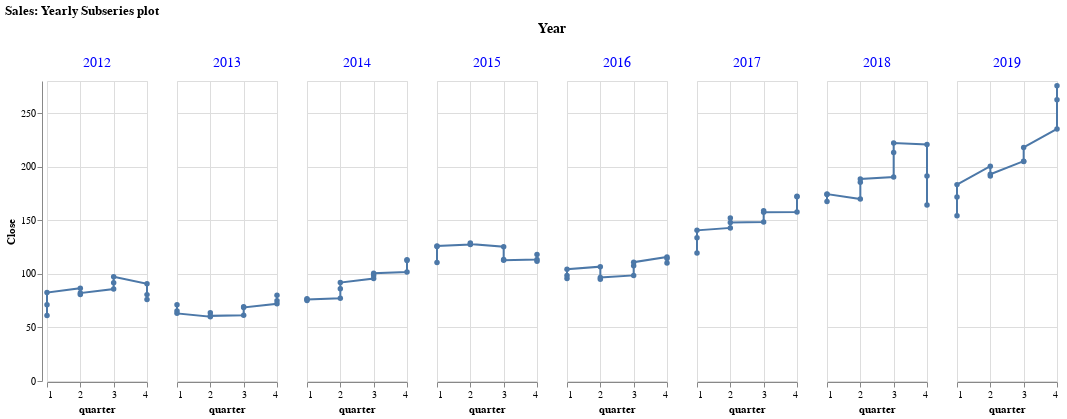

Notebook code cell kept with this figure:
### Code cell
#collapse-hide
alt.Chart(monthly_data).mark_line(point=True).encode(
    x='quarter', 
    y='Close',
    column='Year',
    tooltip=['Year', 'Close']).properties(
    title="Sales: Yearly Subseries plot",
    width=100).configure_header(
    titleColor='black',
    titleFontSize=14,
    labelColor='blue',
    labelFontSize=14
)

### Figure 1 — Vega-Lite specification as saved in the notebook (floating-point values rounded to 4 significant figures)
{"config": {"view": {"continuousWidth": 400, "continuousHeight": 300}, "header": {"labelColor": "blue", "labelFontSize": 14, "titleColor": "black", "titleFontSize": 14}}, "data": {"name": "data-96110a024d7a82f2491f7b85f4381f3a"}, "mark": {"type": "line", "point": true}, "encoding": {"column": {"field": "Year", "type": "quantitative"}, "tooltip": [{"field": "Year", "type": "quantitative"}, {"field": "Close", "type": "quantitative"}], "x": {"field": "quarter", "type": "quantitative"}, "y": {"field": "Close", "type": "quantitative"}}, "title": "Sales: Yearly Subseries plot", "width": 100, "$schema": "https://vega.github.io/schema/vega-lite/v4.17.0.json", "datasets": {"data-96110a024d7a82f2491f7b85f4381f3a": [{"Close": 61.23, "Year": 2012, "Month": "January", "dayofweek": "Tuesday", "quarter": 1}, {"Close": 71.08, "Year": 2012, "Month": "February", "dayofweek": "Wednesday", "quarter": 1}, {"Close": 82.5, "Year": 2012, "Month": "March", "dayofweek": "Saturday", "quarter": 1}, {"Close": 86.57, "Year": 2012, "Month": "April", "dayofweek": "Monday", "quarter": 2}, {"Close": 80.67, "Year": 2012, "Month": "May", "dayofweek": "Thursday", "quarter": 2}, {"Close": 82.08, "Year": 2012, "Month": "June", "dayofweek": "Saturday", "quarter": 2}, {"Close": 85.87, "Year": 2012, "Month": "July", "dayofweek": "Tuesday", "quarter": 3}, {"Close": 91.81, "Year": 2012, "Month": "August", "dayofweek": "Friday", "quarter": 3}, {"Close": 97.37, "Year": 2012, "Month": "September", "dayofweek": "Sunday", "quarter": 3}, {"Close": 90.67, "Year": 2012, "Month": "October", "dayofweek": "Wednesday", "quarter": 4}, {"Close": 80.62, "Year": 2012, "Month": "November", "dayofweek": "Friday", "quarter": 4}, {"Close": 76.01, "Year": 2012, "Month": "December", "dayofweek": "Monday", "quarter": 4}, {"Close": 71.12, "Year": 2013, "Month": "January", "dayofweek": "Thursday", "quarter": 1}, {"Close": 65.26, "Year": 2013, "Month": "February", "dayofweek": "Thursday", "quarter": 1}, {"Close": 63.12, "Year": 2013, "Month": "March", "dayofweek": "Sunday", "quarter": 1}, {"Close": 59.97, "Year": 2013, "Month": "April", "dayofweek": "Tuesday", "quarter": 2}, {"Close": 63.78, "Year": 2013, "Month": "May", "dayofweek": "Friday", "quarter": 2}, {"Close": 60.79, "Year": 2013, "Month": "June", "dayofweek": "Sunday", "quarter": 2}, {"Close": 61.31, "Year": 2013, "Month": "July", "dayofweek": "Wednesday", "quarter": 3}, {"Close": 69.26, "Year": 2013, "Month": "August", "dayofweek": "Saturday", "quarter": 3}, {"Close": 68.6, "Year": 2013, "Month": "September", "dayofweek": "Monday", "quarter": 3}, {"Close": 72.11, "Year": 2013, "Month": "October", "dayofweek": "Thursday", "quarter": 4}, {"Close": 74.95, "Year": 2013, "Month": "November", "dayofweek": "Saturday", "quarter": 4}, {"Close": 79.95, "Year": 2013, "Month": "December", "dayofweek": "Tuesday", "quarter": 4}, {"Close": 76.78, "Year": 2014, "Month": "January", "dayofweek": "Friday", "quarter": 1}, {"Close": 75.23, "Year": 2014, "Month": "February", "dayofweek": "Friday", "quarter": 1}, {"Close": 76.17, "Year": 2014, "Month": "March", "dayofweek": "Monday", "quarter": 1}, {"Close": 77.3, "Year": 2014, "Month": "April", "dayofweek": "Wednesday", "quarter": 2}, {"Close": 86.17, "Year": 2014, "Month": "May", "dayofweek": "Saturday", "quarter": 2}, {"Close": 91.89, "Year": 2014, "Month": "June", "dayofweek": "Monday", "quarter": 2}, {"Close": 95.63, "Year": 2014, "Month": "July", "dayofweek": "Thursday", "quarter": 3}, {"Close": 98.44, "Year": 2014, "Month": "August", "dayofweek": "Sunday", "quarter": 3}, {"Close": 100.5, "Year": 2014, "Month": "September", "dayofweek": "Tuesday", "quarter": 3}, {"Close": 101.7, "Year": 2014, "Month": "October", "dayofweek": "Friday", "quarter": 4}, {"Close": 113.3, "Year": 2014, "Month": "November", "dayofweek": "Sunday", "quarter": 4}, {"Close": 112.4, "Year": 2014, "Month": "December", "dayofweek": "Wednesday", "quarter": 4}, {"Close": 110.6, "Year": 2015, "Month": "January", "dayofweek": "Saturday", "quarter": 1}, {"Close": 125.4, "Year": 2015, "Month": "February", "dayofweek": "Saturday", "quarter": 1}, {"Close": 126.0, "Year": 2015, "Month": "March", "dayofweek": "Tuesday", "quarter": 1}, {"Close": 127.3, "Year": 2015, "Month": "April", "dayofweek": "Thursday", "quarter": 2}, {"Close": 128.8, "Year": 2015, "Month": "May", "dayofweek": "Sunday", "quarter": 2}, {"Close": 127.8, "Year": 2015, "Month": "June", "dayofweek": "Tuesday", "quarter": 2}, {"Close": 125.3, "Year": 2015, "Month": "July", "dayofweek": "Friday", "quarter": 3}, {"Close": 113.4, "Year": 2015, "Month": "August", "dayofweek": "Monday", "quarter": 3}, {"Close": 112.8, "Year": 2015, "Month": "September", "dayofweek": "Wednesday", "quarter": 3}, {"Close": 113.4, "Year": 2015, "Month": "October", "dayofweek": "Saturday", "quarter": 4}, {"Close": 118.2, "Year": 2015, "Month": "November", "dayofweek": "Monday", "quarter": 4}, {"Close": 111.7, "Year": 2015, "Month": "December", "dayofweek": "Thursday", "quarter": 4}, {"Close": 98.43, "Year": 2016, "Month": "January", "dayofweek": "Sunday", "quarter": 1}, {"Close": 95.75, "Year": 2016, "Month": "February", "dayofweek": "Monday", "quarter": 1}, {"Close": 104.3, "Year": 2016, "Month": "March", "dayofweek": "Thursday", "quarter": 1}, {"Close": 106.7, "Year": 2016, "Month": "April", "dayofweek": "Saturday", "quarter": 2}, {"Close": 94.97, "Year": 2016, "Month": "May", "dayofweek": "Tuesday", "quarter": 2}, {"Close": 96.62, "Year": 2016, "Month": "June", "dayofweek": "Thursday", "quarter": 2}, {"Close": 98.56, "Year": 2016, "Month": "July", "dayofweek": "Sunday", "quarter": 3}, {"Close": 107.7, "Year": 2016, "Month": "August", "dayofweek": "Wednesday", "quarter": 3}, {"Close": 110.9, "Year": 2016, "Month": "September", "dayofweek": "Friday", "quarter": 3}, {"Close": 115.7, "Year": 2016, "Month": "October", "dayofweek": "Monday", "quarter": 4}, {"Close": 110.2, "Year": 2016, "Month": "November", "dayofweek": "Wednesday", "quarter": 4}, {"Close": 114.3, "Year": 2016, "Month": "December", "dayofweek": "Saturday", "quarter": 4}, {"Close": 119.6, "Year": 2017, "Month": "January", "dayofweek": "Tuesday", "quarter": 1}, {"Close": 133.7, "Year": 2017, "Month": "February", "dayofweek": "Tuesday", "quarter": 1}, {"Close": 140.6, "Year": 2017, "Month": "March", "dayofweek": "Friday", "quarter": 1}, {"Close": 142.9, "Year": 2017, "Month": "April", "dayofweek": "Sunday", "quarter": 2}, {"Close": 152.2, "Year": 2017, "Month": "May", "dayofweek": "Wednesday", "quarter": 2}, {"Close": 147.8, "Year": 2017, "Month": "June", "dayofweek": "Friday", "quarter": 2}, {"Close": 148.3, "Year": 2017, "Month": "July", "dayofweek": "Monday", "quarter": 3}, {"Close": 159.0, "Year": 2017, "Month": "August", "dayofweek": "Thursday", "quarter": 3}, {"Close": 157.6, "Year": 2017, "Month": "September", "dayofweek": "Saturday", "quarter": 3}, {"Close": 157.8, "Year": 2017, "Month": "October", "dayofweek": "Tuesday", "quarter": 4}, {"Close": 172.4, "Year": 2017, "Month": "November", "dayofweek": "Thursday", "quarter": 4}, {"Close": 171.9, "Year": 2017, "Month": "December", "dayofweek": "Sunday", "quarter": 4}, {"Close": 174.0, "Year": 2018, "Month": "January", "dayofweek": "Wednesday", "quarter": 1}, {"Close": 167.6, "Year": 2018, "Month": "February", "dayofweek": "Wednesday", "quarter": 1}, {"Close": 174.5, "Year": 2018, "Month": "March", "dayofweek": "Saturday", "quarter": 1}, {"Close": 169.8, "Year": 2018, "Month": "April", "dayofweek": "Monday", "quarter": 2}, {"Close": 185.5, "Year": 2018, "Month": "May", "dayofweek": "Thursday", "quarter": 2}, {"Close": 188.6, "Year": 2018, "Month": "June", "dayofweek": "Saturday", "quarter": 2}, {"Close": 190.3, "Year": 2018, "Month": "July", "dayofweek": "Tuesday", "quarter": 3}, {"Close": 213.3, "Year": 2018, "Month": "August", "dayofweek": "Friday", "quarter": 3}, {"Close": 222.1, "Year": 2018, "Month": "September", "dayofweek": "Sunday", "quarter": 3}, {"Close": 220.8, "Year": 2018, "Month": "October", "dayofweek": "Wednesday", "quarter": 4}, {"Close": 191.2, "Year": 2018, "Month": "November", "dayofweek": "Friday", "quarter": 4}, {"Close": 164.3, "Year": 2018, "Month": "December", "dayofweek": "Monday", "quarter": 4}, {"Close": 154.2, "Year": 2019, "Month": "January", "dayofweek": "Thursday", "quarter": 1}, {"Close": 171.7, "Year": 2019, "Month": "February", "dayofweek": "Thursday", "quarter": 1}, {"Close": 183.3, "Year": 2019, "Month": "March", "dayofweek": "Sunday", "quarter": 1}, {"Close": 200.5, "Year": 2019, "Month": "April", "dayofweek": "Tuesday", "quarter": 2}, {"Close": 191.3, "Year": 2019, "Month": "May", "dayofweek": "Friday", "quarter": 2}, {"Close": 193.0, "Year": 2019, "Month": "June", "dayofweek": "Sunday", "quarter": 2}, {"Close": 205.2, "Year": 2019, "Month": "July", "dayofweek": "Wednesday", "quarter": 3}, {"Close": 205.0, "Year": 2019, "Month": "August", "dayofweek": "Saturday", "quarter": 3}, {"Close": 218.0, "Year": 2019, "Month": "September", "dayofweek": "Monday", "quarter": 3}, {"Close": 235.3, "Year": 2019, "Month": "October", "dayofweek": "Thursday", "quarter": 4}, {"Close": 262.5, "Year": 2019, "Month": "November", "dayofweek": "Saturday", "quarter": 4}, {"Close": 275.7, "Year": 2019, "Month": "December", "dayofweek": "Tuesday", "quarter": 4}]}}
